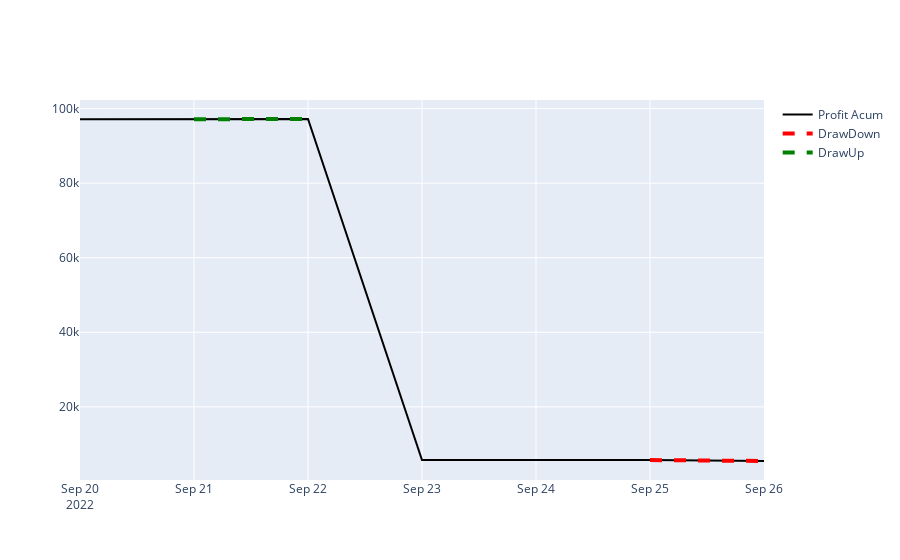

The cell this chart's notebook holds for it:
### Code cell
vs.grafica_2(dta.mtf)

### Figure 1 — Plotly figure (JSON) as saved in the notebook; plotly's stock layout.template omitted (floating-point values rounded to 4 significant figures)
{"data": [{"line": {"color": "black"}, "mode": "lines", "name": "Profit Acum", "type": "scatter", "x": ["2022-09-20T00:00:00", "2022-09-21T00:00:00", "2022-09-22T00:00:00", "2022-09-23T00:00:00", "2022-09-25T00:00:00", "2022-09-26T00:00:00"], "y": [97160.0, 97160.0, 97210.0, 5723.0, 5723.0, 5475.0]}, {"line": {"color": "red", "dash": "dash", "width": 4}, "mode": "lines", "name": "DrawDown", "type": "scatter", "x": ["2022-09-25", "2022-09-26"], "y": [5722, 5474]}, {"line": {"color": "green", "dash": "dash", "width": 4}, "mode": "lines", "name": "DrawUp", "type": "scatter", "x": ["2022-09-21", "2022-09-22"], "y": [97162, 97214]}], "layout": {}}
